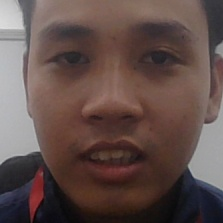
#> input picture dataset/SE06201/BC00180_Le Hoang Tay/1.jpg, 223 x 223 px; its folder holds only this picture in this run
$ python train_model.py
#> lines starting #> are read from the running program, lines starting #| are printed output that depends on the picture
import cv2
import numpy as np
from os import listdir
from os.path import isfile, join
import pickle

# Chuẩn bị dữ liệu huấn luyện
data_path = "dataset/"
onlyfolders = [join(data_path, d, f) for d in listdir(data_path)
               for f in listdir(join(data_path, d)) if not isfile(join(data_path, d, f))]

training_data, labels = [], []
label_dict = {}
current_id = 0

for folder in onlyfolders:
    label = folder.split("dataset/")[1]  # Lấy ClassX/student_id_student_name
    if label not in label_dict.values():
        label_dict[current_id] = label
        current_id += 1
    folder_path = folder
    for file in listdir(folder_path):
        if file.endswith(".jpg"):
            image_path = join(folder_path, file)
            image = cv2.imread(image_path, cv2.IMREAD_GRAYSCALE)
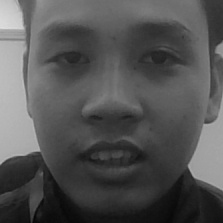
#> image: shape (223, 223); min 6, max 223, mean 83.5
            training_data.append(image)
            labels.append(list(label_dict.keys())[list(label_dict.values()).index(label)])
#> pass 2 of the loop `for folder in onlyfolders:`:
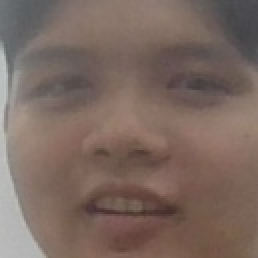
#> input picture dataset/SE06201/BC00224_Nguyen Thien Quy/1.jpg, 129 x 129 px (shown 2 times larger)
#> `image = cv2.imread(image_path, cv2.IMREAD_GRAYSCALE)`:
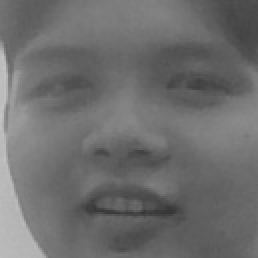
#> image: shape (129, 129) (shown 2 times larger); min 53, max 195, mean 109.5

labels = np.array(labels)

# Huấn luyện mô hình
recognizer = cv2.face.LBPHFaceRecognizer_create()
recognizer.train(training_data, labels)
recognizer.save("trained_model/trained_faces.yml")

# Lưu label_dict
with open("trained_model/labels.pkl", "wb") as f:
    pickle.dump(label_dict, f)

print("Huấn luyện hoàn tất!")
